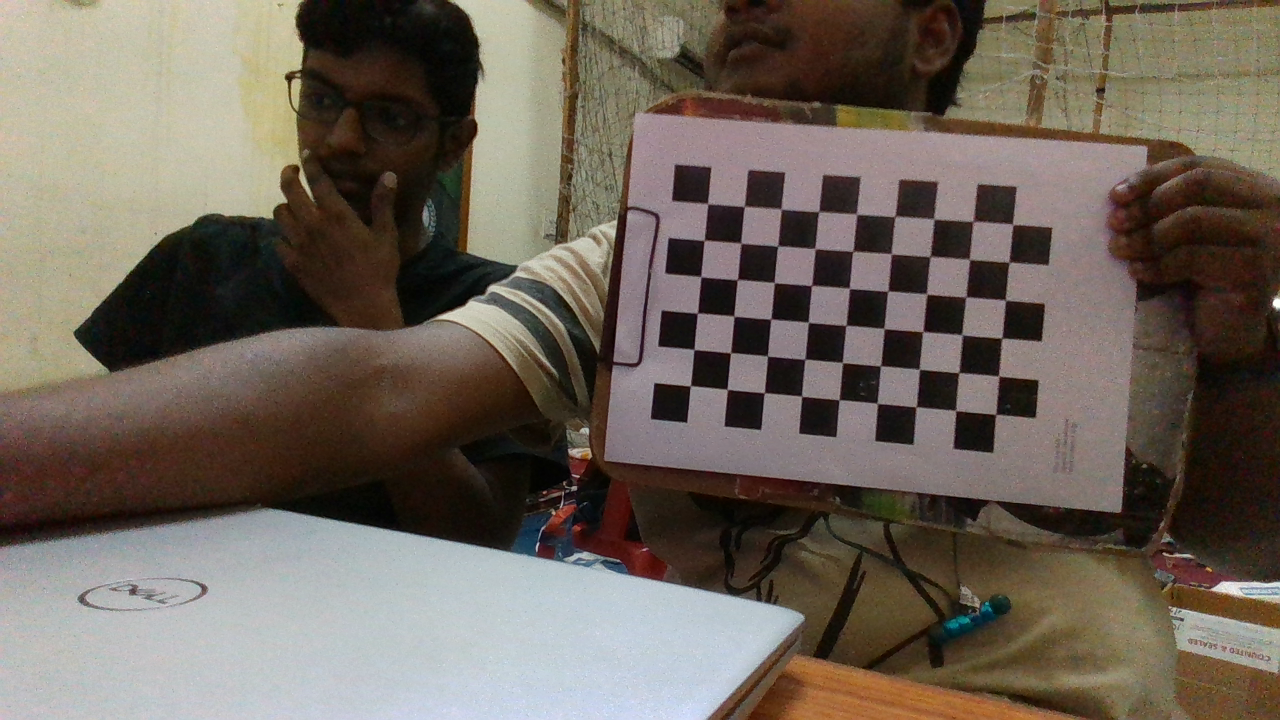
#> input picture images/image0.png, 1280 x 720 px; its folder holds only this picture in this run
$ python calibration_script.py
#> lines starting #> are read from the running program, lines starting #| are printed output that depends on the picture
import cv2 as cv
import os
import numpy as np

# Chess/checker board size, dimensions
CHESS_BOARD_DIM = (9, 6)

# The size of squares in the checker board design.
SQUARE_SIZE = 22  # millimeters (change it according to printed size)

# termination criteria
criteria = (cv.TERM_CRITERIA_EPS + cv.TERM_CRITERIA_MAX_ITER, 30, 0.001)


calib_data_path = "./calib_data"
CHECK_DIR = os.path.isdir(calib_data_path)


# saving the image / camera calibration data

if not CHECK_DIR:
    os.makedirs(calib_data_path)
    print(f'"{calib_data_path}" Directory is created')

else:
    print(f'"{calib_data_path}" Directory already Exists.')

# prepare object points, i.e. (0,0,0), (1,0,0), (2,0,0) ....,(6,5,0)
obj_3D = np.zeros((CHESS_BOARD_DIM[0] * CHESS_BOARD_DIM[1], 3), np.float32)

obj_3D[:, :2] = np.mgrid[0 : CHESS_BOARD_DIM[0], 0 : CHESS_BOARD_DIM[1]].T.reshape(
    -1, 2
)
obj_3D *= SQUARE_SIZE
print(obj_3D)

# Arrays to store object points and image points from all the given images.
obj_points_3D = []  # 3d point in real world space
img_points_2D = []  # 2d points in image plane

# The images directory path
image_dir_path = "images"

files = os.listdir(image_dir_path)  # list of names of all the files present
for file in files:
    print(file)
    imagePath = os.path.join(image_dir_path, file)
    # print(imagePath)

    image = cv.imread(imagePath)
#> image is the input picture: shape (720, 1280, 3); mean B, G, R 90.6, 101.1, 110.9
    grayScale = cv.cvtColor(image, cv.COLOR_BGR2GRAY)
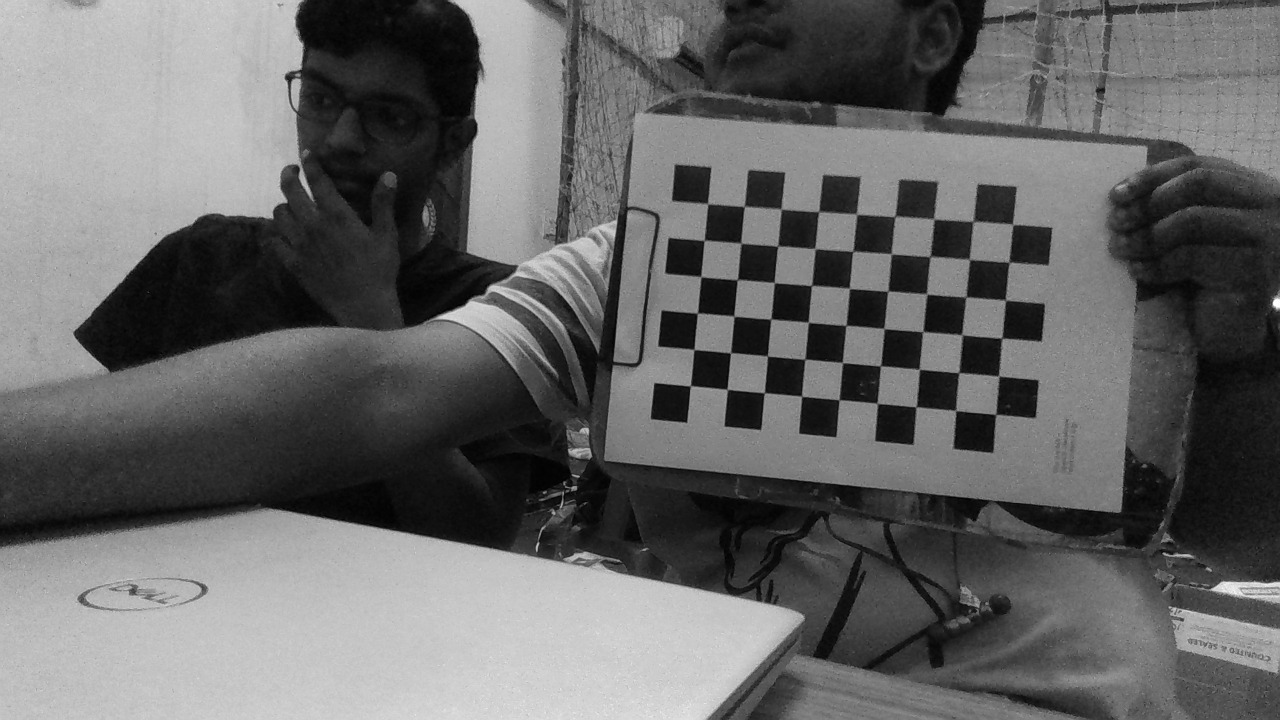
#> grayScale: shape (720, 1280); min 1, max 254, mean 102.8
    ret, corners = cv.findChessboardCorners(image, CHESS_BOARD_DIM, None)
#> ret = True; corners = 54 rows, first 8: [707.5, 203.9], [744.1, 207.4], [780.9, 209.7], [818.5, 211.7], [856.6, 214.9], [894.4, 216.6], [934, 219.1], [972.6, 221.5]
    if ret == True:
        obj_points_3D.append(obj_3D)
        corners2 = cv.cornerSubPix(grayScale, corners, (3, 3), (-1, -1), criteria)
#> corners2 = 54 rows, first 8: [707.6, 203.7], [744.3, 206.7], [780.9, 209.2], [818.7, 211.5], [856.5, 214.2], [894.8, 216.5], [934, 219], [972.8, 221.5]
        img_points_2D.append(corners2)

        img = cv.drawChessboardCorners(image, CHESS_BOARD_DIM, corners2, ret)

cv.destroyAllWindows()
# h, w = image.shape[:2]
ret, mtx, dist, rvecs, tvecs = cv.calibrateCamera(
    obj_points_3D, img_points_2D, grayScale.shape[::-1], None, None
)
#> ret = 0.282; mtx = [[1403.4, 0, 603.6], [0, 1419.2, 490.5], [0, 0, 1]]; dist = [[0.0351, 3.5, 0.033, -0.00754, -17.34]]; rvecs = ([-0.0198, 0.123, 0.0963],); tvecs = ([62.85, -171.6, 837.9],)
print("calibrated")

print("dumping the data into one files using numpy ")
np.savez(
    f"{calib_data_path}/MultiMatrix",
    camMatrix=mtx,
    distCoef=dist,
    rVector=rvecs,
    tVector=tvecs,
)

print("-------------------------------------------")

print("loading data stored using numpy savez function\n \n \n")

data = np.load(f"{calib_data_path}/MultiMatrix.npz")

camMatrix = data["camMatrix"]
distCof = data["distCoef"]
rVector = data["rVector"]
tVector = data["tVector"]

print("loaded calibration data successfully")

$ run again, on images/image12.png
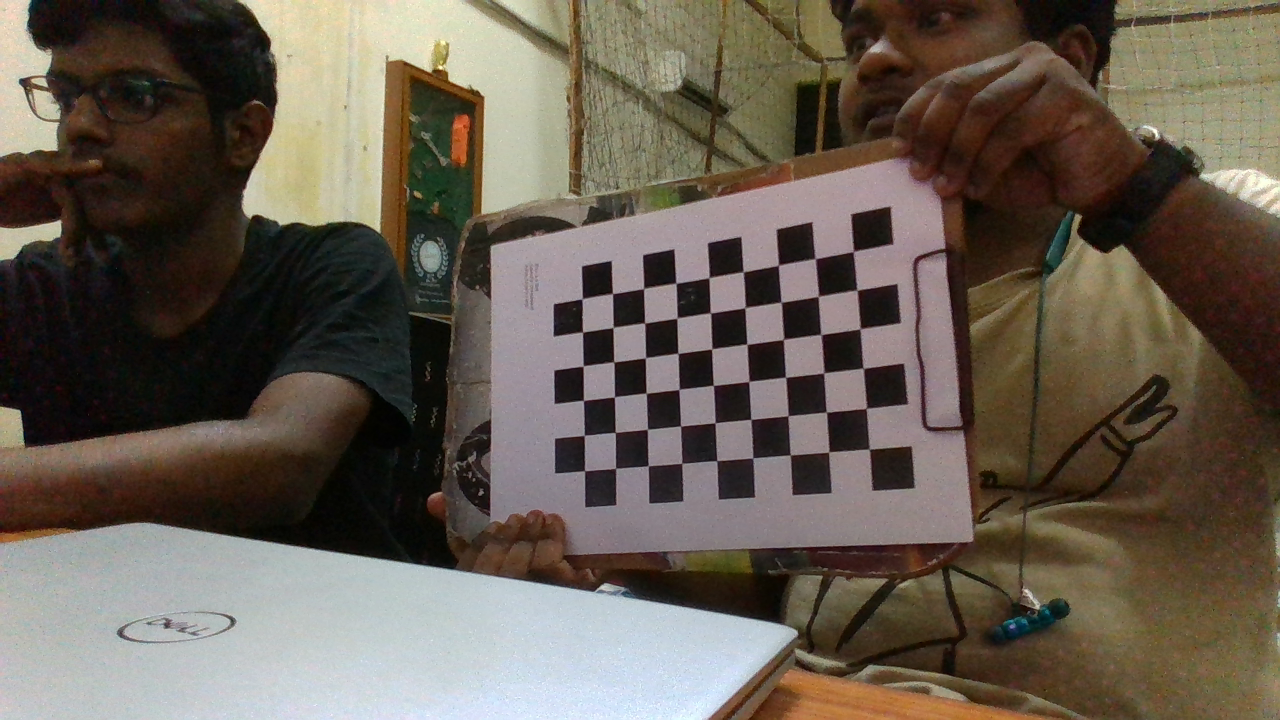
#> input picture images/image12.png, 1280 x 720 px
#> image is the input picture: shape (720, 1280, 3); mean B, G, R 82.3, 93.8, 103.6
#> `grayScale = cv.cvtColor(image, cv.COLOR_BGR2GRAY)`:
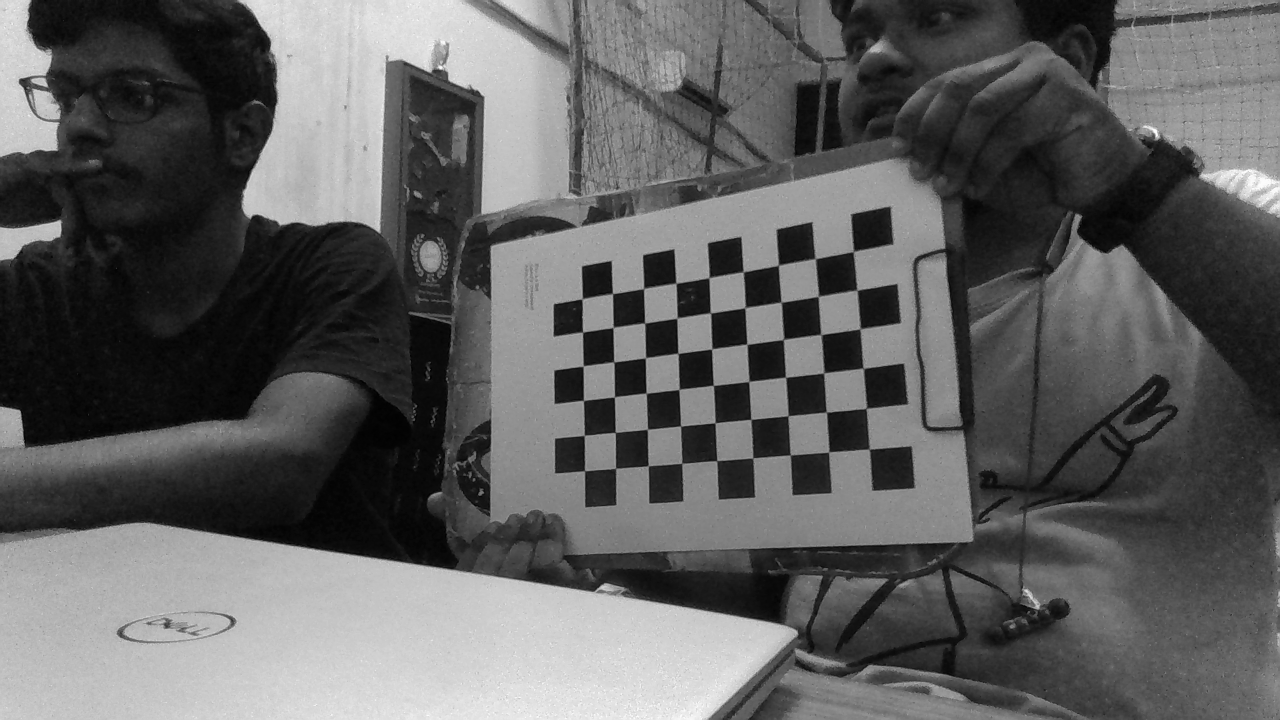
#> grayScale: shape (720, 1280); min 1, max 253, mean 95.3
#> `ret, corners = cv.findChessboardCorners(image, CHESS_BOARD_DIM, None)`: ret = True; corners = 54 rows, first 8: [869.2, 449.3], [828.7, 451.7], [790.5, 454.9], [752.6, 458.2], [716.6, 460.6], [681.8, 463.1], [648, 465.5], [615.8, 468.2]
#> corners2 = 54 rows, first 8: [869, 449.1], [828.6, 451.9], [790.4, 454.9], [752.7, 457.9], [716.7, 460.7], [681.7, 463.3], [648.3, 465.7], [615.6, 468.3]
#> `ret, mtx, dist, rvecs, tvecs = cv.calibrateCamera( obj_points_3D, img_..`: ret = 0.264; mtx = [[939.1, 0, 563], [0, 951, 338.1], [0, 0, 1]]; dist = [[-0.0241, 1.62, -0.0115, -0.0242, -8.8]]; rvecs = ([0.782, 0.348, 2.95],); tvecs = ([166.4, 59.67, 499],)

$ run again, on images/image13.png
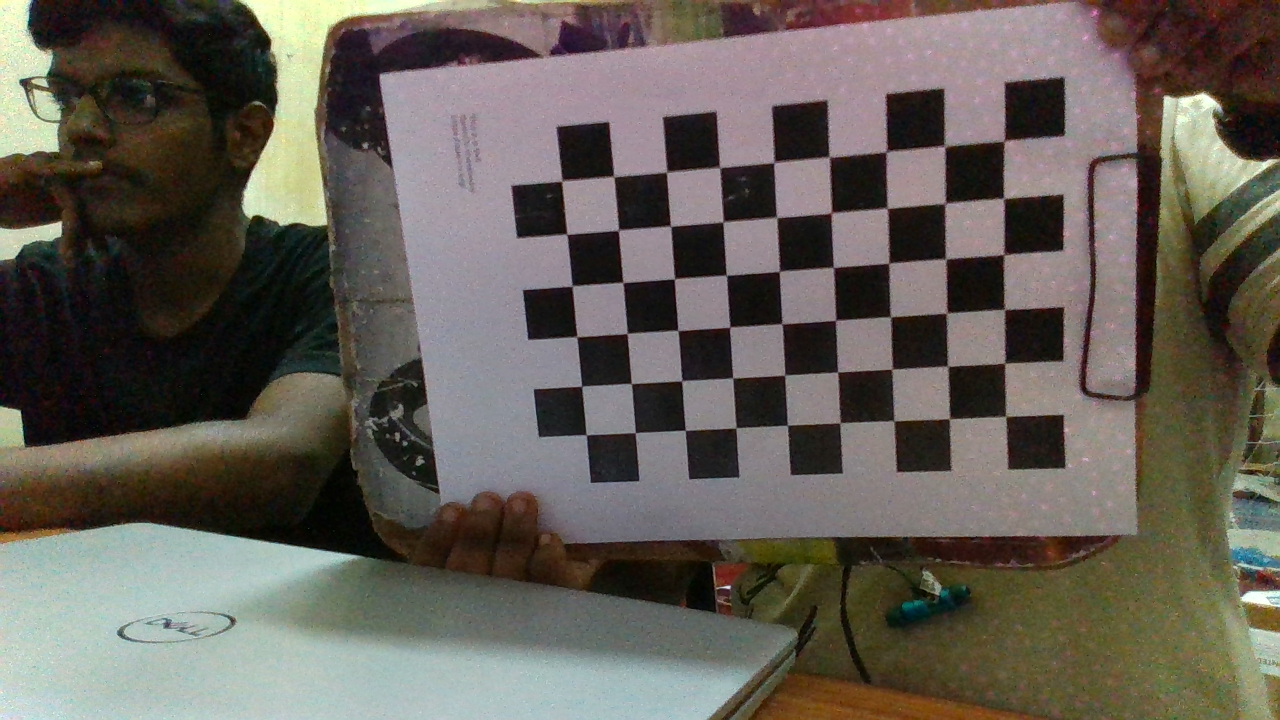
#> input picture images/image13.png, 1280 x 720 px
#> image is the input picture: shape (720, 1280, 3); mean B, G, R 87.8, 95.5, 101
#> `grayScale = cv.cvtColor(image, cv.COLOR_BGR2GRAY)`:
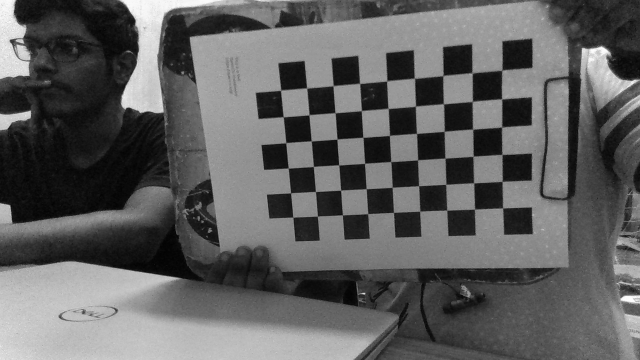
#> grayScale: shape (720, 1280) (shown at 1/2 size); min 1, max 254, mean 96.2
#> `ret, corners = cv.findChessboardCorners(image, CHESS_BOARD_DIM, None)`: ret = True; corners = 54 rows, first 8: [1005.8, 416.4], [948.5, 418.7], [894.3, 421.7], [839.9, 423], [787.4, 425.5], [736, 427.6], [685.1, 430.1], [635.3, 432.6]
#> corners2 = 54 rows, first 8: [1005.8, 416.3], [949.1, 418.8], [893.9, 421.1], [840, 422.8], [787.4, 425.3], [735.9, 427.7], [685.2, 430.3], [635.3, 432.7]
#> `img = cv.drawChessboardCorners(image, CHESS_BOARD_DIM, corners2, ret)`:
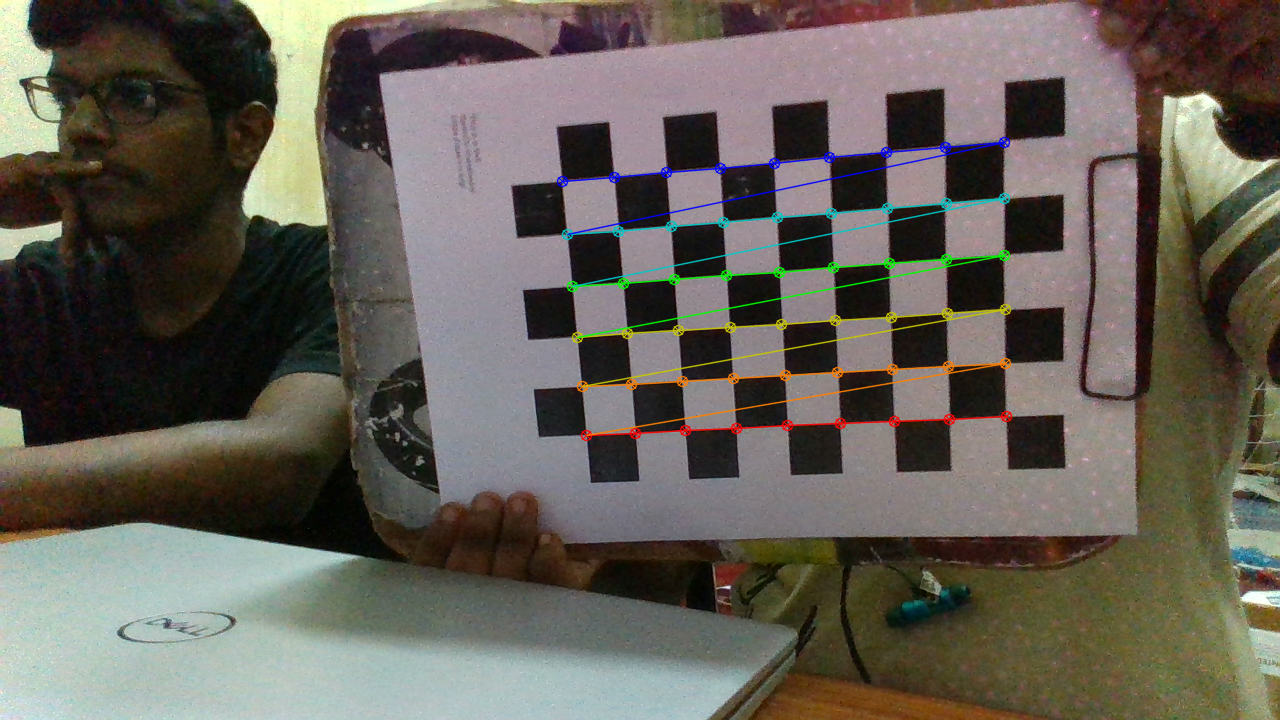
#> img: shape (720, 1280, 3); mean B, G, R 87.7, 96, 101.1
#> `ret, mtx, dist, rvecs, tvecs = cv.calibrateCamera( obj_points_3D, img_..`: ret = 0.38; mtx = [[1085.2, 0, 761.2], [0, 1043.5, 559.9], [0, 0, 1]]; dist = [[0.13, 0.67, 0.039, 0.00907, -2.61]]; rvecs = ([0.252, -0.332, 3.07],); tvecs = ([97.69, -61.03, 436.7],)
